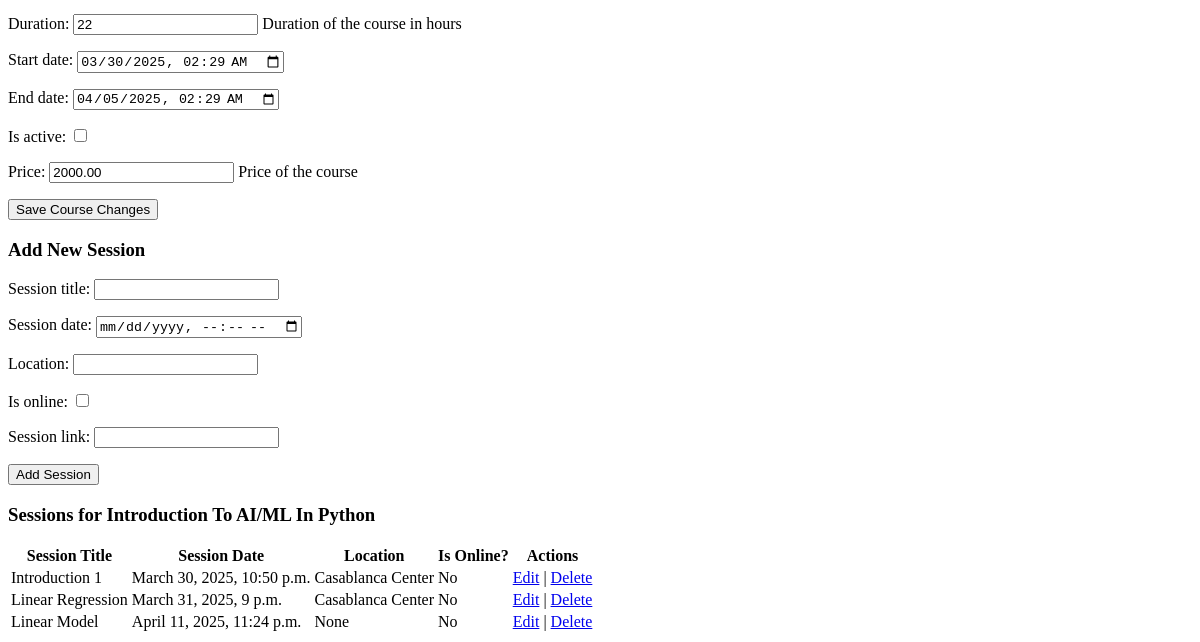
Before: /courses/edit/1/ (lower part) with the older database file.
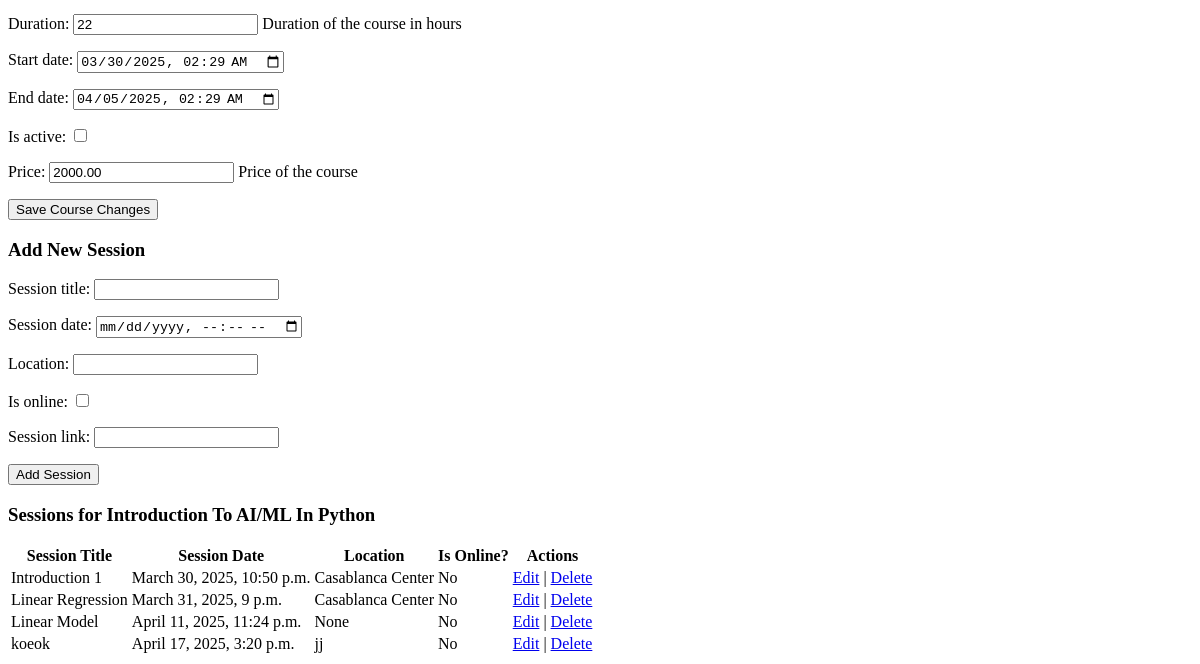
After: the same page with the newer database file.
### courses/models.py (models this page shows, shortened)
class Course(models.Model):
    title = models.CharField(max_length=255)
    description = models.TextField()
    instructor = models.ForeignKey(Instructor, on_delete=models.SET_NULL, null=True, related_name='courses')
    duration = models.PositiveIntegerField(help_text="Duration of the course in hours")
    start_date = models.DateTimeField()
    end_date = models.DateTimeField()
    is_active = models.BooleanField(default=True)
    price = models.DecimalField(max_digits=10, decimal_places=2, help_text="Price of the course")
    cover_image = models.ImageField(upload_to='course_covers/', blank=True, null=True, help_text="Upload a cover image for the course")
    class Meta:
        ordering = ['start_date']

class Session(models.Model):
    course = models.ForeignKey(Course, on_delete=models.CASCADE, related_name='sessions')
    session_title = models.CharField(max_length=255)
    session_date = models.DateTimeField()
    location = models.CharField(max_length=255, blank=True, null=True)  # For physical location
    is_online = models.BooleanField(default=False)  # Whether the session is online or in-person
    session_link = models.URLField(blank=True, null=True)  # If online, link to session (e.g., Zoom)

### courses/views.py (the view)
# urls.py: path('edit/<int:course_id>/', views.edit_course, name='edit_course'),
def edit_course(request, course_id):
    course = get_object_or_404(Course, id=course_id)
    session_form = SessionForm(request.POST or None)
    if request.method == 'POST':
        if 'save_course' in request.POST:  # If the course form is submitted
            course_form = CourseForm(request.POST, instance=course)
            if course_form.is_valid():
                course_form.save()
                return redirect('courses:edit_course', course_id=course.id)  # Redirect to itself after saving
        elif 'add_session' in request.POST:  # If the session form is submitted
            session_form = SessionForm(request.POST)
            if session_form.is_valid():
                new_session = session_form.save(commit=False)
                new_session.course = course  # Associate session with the current course
                new_session.save()
                return redirect('courses:edit_course', course_id=course.id)  # Stay on the same page to view changes
    else:
        course_form = CourseForm(instance=course)  # For GET, load the course data into the form
    sessions = course.sessions.all()
    return render(request, 'courses/edit_course.html', {
        'course': course,
        'course_form': course_form,
        'session_form': session_form,
        'sessions': sessions,
    })

### courses/forms.py
class CourseForm(forms.ModelForm):
    class Meta:
        model = Course
        fields = ['title', 'description', 'instructor', 'duration', 'start_date', 'end_date', 'is_active', 'price']
        widgets = {
            'description': forms.Textarea(attrs={'rows': 4, 'placeholder': 'Write a description of the course here.'}),
            'start_date': forms.DateTimeInput(attrs={'type': 'datetime-local'}),
            'end_date': forms.DateTimeInput(attrs={'type': 'datetime-local'}),
        }

class SessionForm(forms.ModelForm):
    class Meta:
        model = Session
        fields = ['session_title', 'session_date', 'location', 'is_online', 'session_link']
        widgets = {
            'session_date': forms.DateTimeInput(attrs={'type': 'datetime-local'}),
        }

### core/context_processors.py (called while the page is built)
def htmx(request):
    return {'is_htmx': request.headers.get('HX-Request') == 'true'}

### instructors/models.py (called while the page is built)
    def __str__(self):
        return f"{self.first_name} {self.last_name}"

### courses/templates/courses/edit_course.html (shortened to what this page needs)
{% extends 'base.html' %}
{% load tailwind_filters %}
{% block content %}
    <div class="bg-white p-6 rounded-lg shadow-lg mb-8">
        <form method="POST" enctype="multipart/form-data">
            {{ course_form|crispy }}
            <button type="submit" name="save_course" class="btn btn-success w-full mt-2 text-sm">Save Course Changes</button>
        </form>
    </div>
    <div class="bg-white p-6 rounded-lg shadow-lg mb-8">
        <h3 class="text-xl font-semibold mb-4">Add New Session</h3>
        <form method="POST">
            {{ session_form|crispy }}
            <button type="submit" name="add_session" class="btn btn-primary w-full mt-2 text-sm">Add Session</button>
        </form>
    </div>
    <div class="bg-white p-6 rounded-lg shadow-lg">
        <h3 class="text-xl font-semibold text-gray-800 mb-4">Sessions for {{ course.title }}</h3>
        <table class="min-w-full table-auto">
            <thead>
                <tr class="text-left">
                    <th class="px-4 py-2">Session Title</th>
                    <th class="px-4 py-2">Session Date</th>
                    <th class="px-4 py-2">Location</th>
                    <th class="px-4 py-2">Is Online?</th>
                    <th class="px-4 py-2">Actions</th>
                </tr>
            </thead>
            <tbody>
                {% for session in sessions %}
                <tr class="bg-gray-100">
                    <td class="px-4 py-2">{{ session.session_title }}</td>
                    <td class="px-4 py-2">{{ session.session_date }}</td>
                    <td class="px-4 py-2">{{ session.location }}</td>
                    <td class="px-4 py-2">{{ session.is_online|yesno:"Yes,No" }}</td>
                    <td class="px-4 py-2">
                        <a href="{% url 'courses:edit_session' session.id %}" class="text-blue-600 hover:text-blue-800">Edit</a> |
                        <a href="{% url 'courses:delete_session' session.id %}" class="text-red-600 hover:text-red-800">Delete</a>
                    </td>
                </tr>
                {% empty %}
                <tr>
                    <td colspan="5" class="px-4 py-2 text-center text-gray-600">No sessions found</td>
                </tr>
                {% endfor %}
            </tbody>
        </table>
    </div>
{% endblock %}

### core/templates/base.html (shortened to what this page needs)
{% load django_vite %}
<!DOCTYPE html>
<html lang="en">
<head>
</head>
<body class="bg-gray-100" hx-ext="preload" >
  <div x-data="{ sidebarOpen: true }" class="flex h-screen">
    <div class="flex flex-col flex-1 overflow-hidden">
      <main class="flex-1 overflow-y-auto p-4 md:p-6" id="content">
        {% block content %}{% endblock %}
      </main>
    </div>
  </div>
</body>
</html>

Changed rows visible on the page:
added Session: session_title "koeok", session_date "April 17, 2025, 3:20 p.m.", location "jj", is_online "No"
